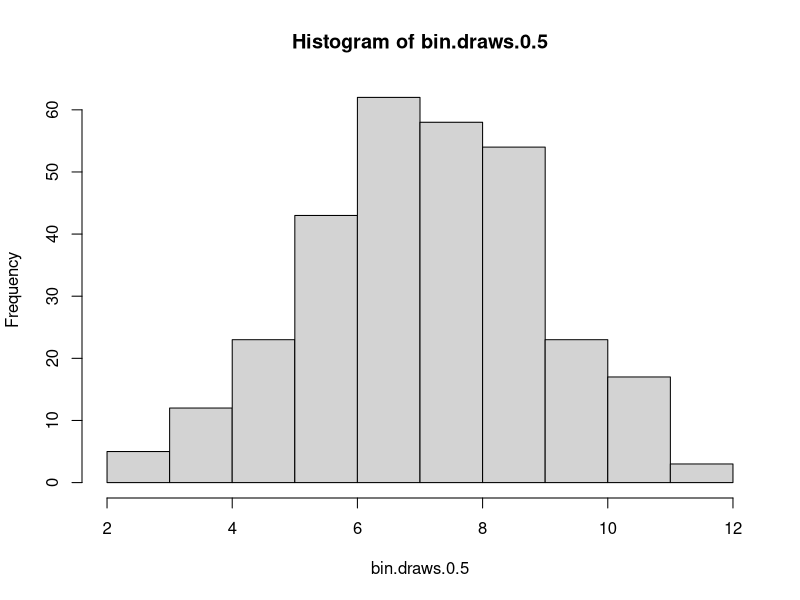
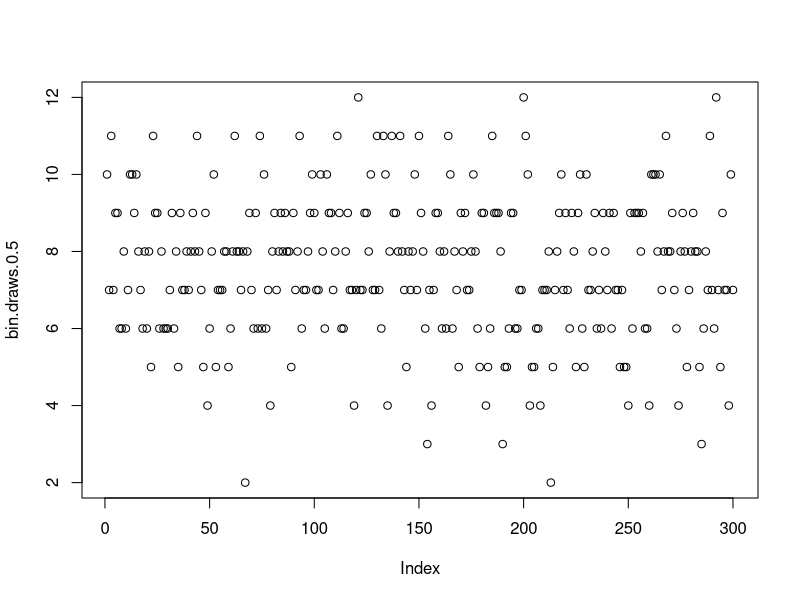
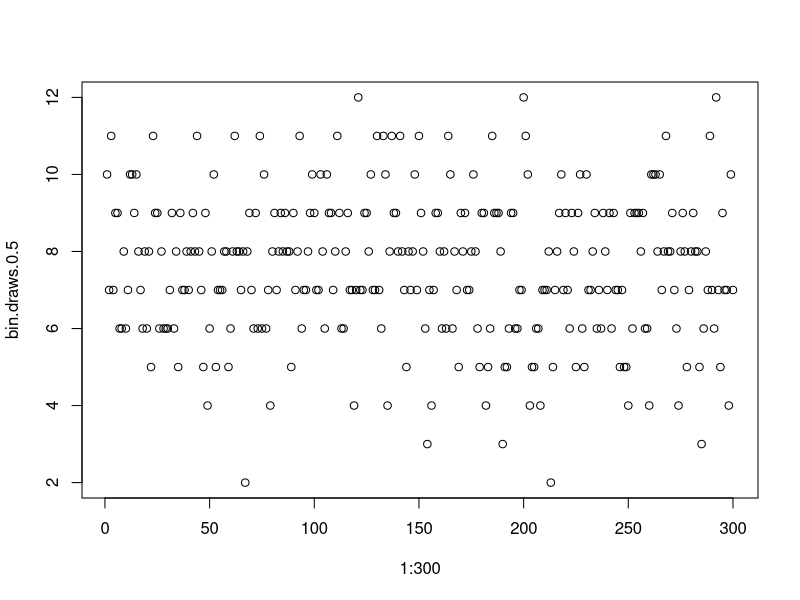
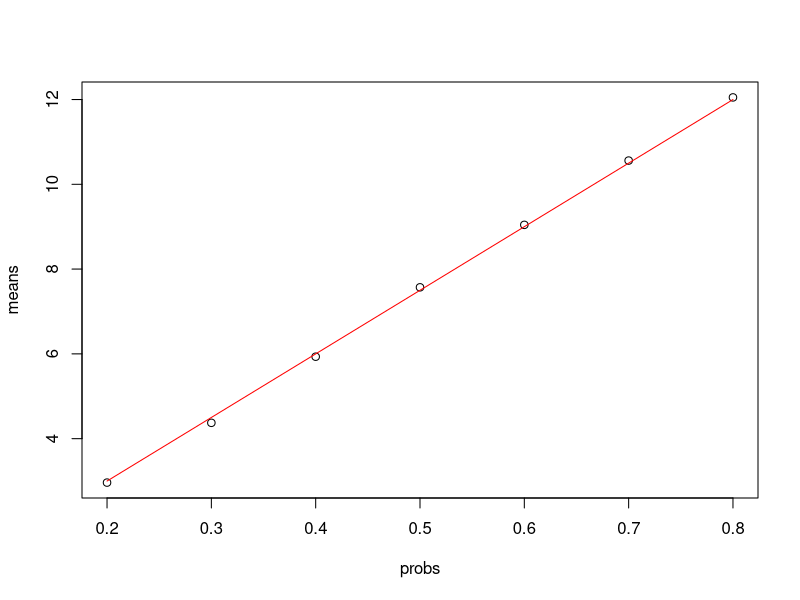
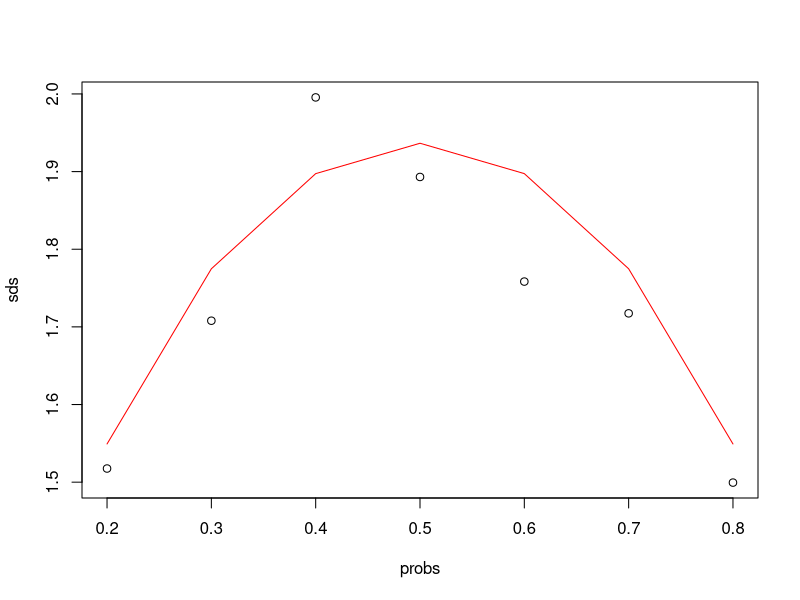
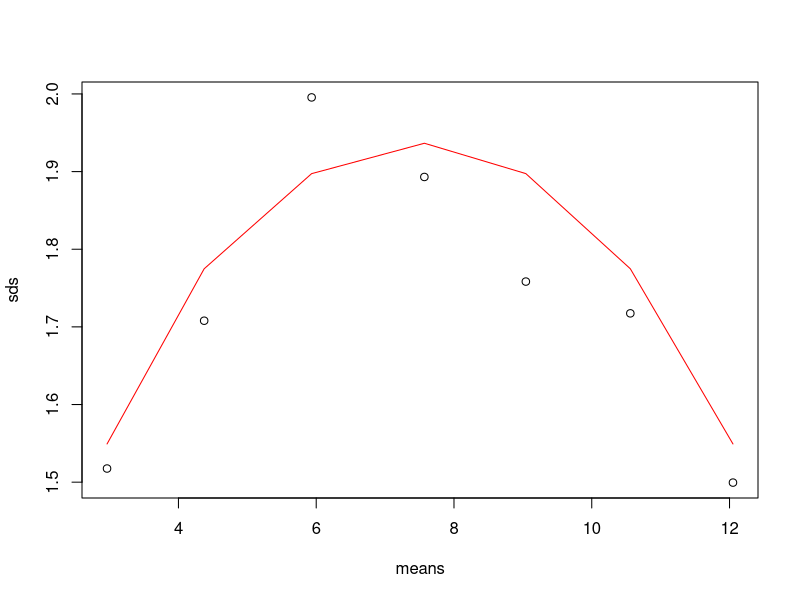
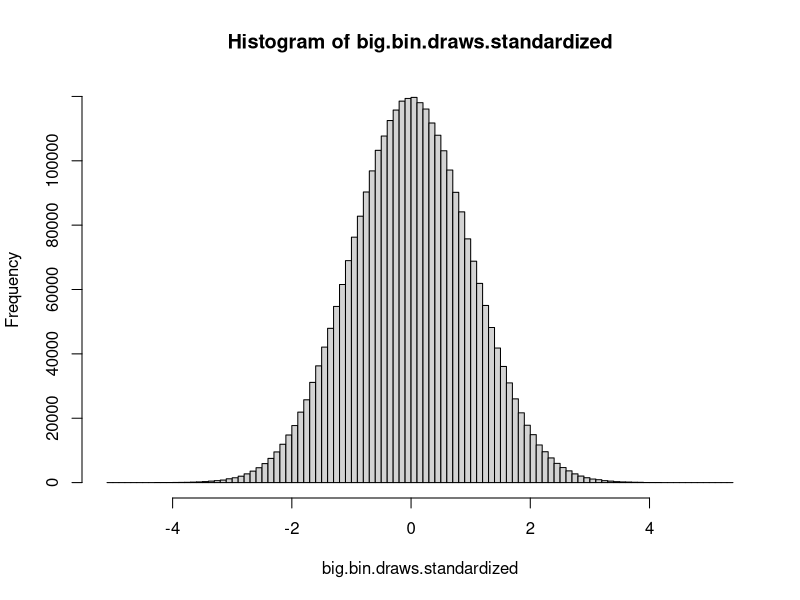

Generate these figures, in order, with R: (Note: this script raises an error after producing the figures.)
## ---- chunk 1
knitr::opts_chunk$set(cache=TRUE, autodep=TRUE, cache.comments=TRUE)
## ---- chunk 2
## For reproducibility --- don't change this!
set.seed(09262019)
## ---- chunk 3
bin.draws.0.5 <- rbinom(n=300, 15, 0.5)
bin.draws.0.5[1:25]
bin.draws.0.5[276:300]
## ---- chunk 4
bin.draws.0.5[1] + bin.draws.0.5[6]
bin.draws.0.5[2] > bin.draws.0.5[5]
which(bin.draws.0.5 == 3)
## ---- chunk 5
mean(bin.draws.0.5)
sd(bin.draws.0.5)
## ---- chunk 6
summary(bin.draws.0.5)
## ---- chunk 7
typeof(bin.draws.0.5)
bin.draws.0.5.char <- as.character(bin.draws.0.5)
typeof(bin.draws.0.5.char)
summary(bin.draws.0.5.char)
## ---- chunk 8
hist(bin.draws.0.5)
## ---- chunk 9
tabulate(bin.draws.0.5)
## ---- chunk 10
plot(bin.draws.0.5)
## ---- chunk 11
plot(1:300, bin.draws.0.5)
## ---- chunk 12
bin.draws.0.2 <- rbinom(n=300, 15, 0.2)
mean(bin.draws.0.2)
sd(bin.draws.0.2)
bin.draws.0.3 <- rbinom(n=300, 15, 0.3)
mean(bin.draws.0.3)
sd(bin.draws.0.3)
bin.draws.0.4 <- rbinom(n=300, 15, 0.4)
mean(bin.draws.0.4)
sd(bin.draws.0.4)
bin.draws.0.6 <- rbinom(n=300, 15, 0.6)
mean(bin.draws.0.6)
sd(bin.draws.0.6)
bin.draws.0.7 <- rbinom(n=300, 15, 0.7)
mean(bin.draws.0.7)
sd(bin.draws.0.7)
bin.draws.0.8 <- rbinom(n=300, 15, 0.8)
mean(bin.draws.0.8)
sd(bin.draws.0.8)
## ---- chunk 13
means <- c(mean(bin.draws.0.2), mean(bin.draws.0.3), mean(bin.draws.0.4), mean(bin.draws.0.5), mean(bin.draws.0.6), mean(bin.draws.0.7), mean(bin.draws.0.8))
sds <- c(sd(bin.draws.0.2), sd(bin.draws.0.3), sd(bin.draws.0.4), sd(bin.draws.0.5), sd(bin.draws.0.6), sd(bin.draws.0.7), sd(bin.draws.0.8))
## ---- chunk 14
probs <- c()
for(i in 2:8){
  probs <- c(probs, i/10)
}

mean_line <- probs * 15
sd_line <- c()
for(i in 2:8){
  sd_line <- c(sd_line, sqrt(15 * (i/10) * (1-i/10)))
}

plot(probs, means)
lines(probs, mean_line, col="red")
plot(probs, sds)
lines(probs, sd_line, col="red")
plot(means, sds)
lines(means, sd_line, col="red")
## ---- chunk 15
bin.matrix <-  matrix(bin.draws.0.2)
bin.matrix <- cbind(bin.matrix, bin.draws.0.3)
bin.matrix <- cbind(bin.matrix, bin.draws.0.4)
bin.matrix <- cbind(bin.matrix, bin.draws.0.5)
bin.matrix <- cbind(bin.matrix, bin.draws.0.6)
bin.matrix <- cbind(bin.matrix, bin.draws.0.7)
bin.matrix <- cbind(bin.matrix, bin.draws.0.8)
colnames(bin.matrix) <- probs
## ---- chunk 16
bin.matrix[1:5,]
bin.matrix[66,5]
max(bin.matrix[,-1])
## ---- chunk 17
colMeans(bin.matrix)
## ---- chunk 18
means == colMeans(bin.matrix)
identical(means, colMeans(bin.matrix))
## ---- chunk 19
rowMeans(t(bin.matrix))
## ---- chunk 20
big.bin.draws <- rbinom(3*10^6, 10^6, 0.5)
mean(big.bin.draws)
sd(big.bin.draws)
## ---- chunk 21
big.bin.draws.standardized <- (big.bin.draws - mean(big.bin.draws))/sd(big.bin.draws)
mean(big.bin.draws.standardized)
sd(big.bin.draws.standardized)
## ---- chunk 22
hist(big.bin.draws.standardized, breaks=100)
## ---- chunk 23
sum((big.bin.draws.standardized>1.644854))/(3*10^6)
## ---- chunk 24
rn <- rnorm(3*10^6)
sum(rn>1.644854)/(3*10^6)
## ---- chunk 25
t1 <- Sys.time()
huge.bin.draws <- rbinom(100*10^6, 10*10^6, 50*10^-8)
t2 <- Sys.time()
t2-t1
## ---- chunk 26
t1 <- Sys.time()
mean(huge.bin.draws)
sd(huge.bin.draws)
t2 <- Sys.time()
t2-t1
## ---- chunk 27
t1 <- Sys.time()
median(huge.bin.draws)
t2 <- Sys.time()
t2-t1
## ---- chunk 28
t1 <- Sys.time()
exp(median(log(huge.bin.draws)))
t2 <- Sys.time()
t2-t1
## ---- chunk 29
hist(huge.bin.draws, breaks=100)
## ---- chunk 30
big.bin.draws.list <- as.list(big.bin.draws)
class(big.bin.draws.list)
length(big.bin.draws.list)
big.bin.draws.list[1159] == big.bin.draws[1159]
## ---- chunk 31
big.bin.draws.mean = mean(big.bin.draws)
big.bin.draws.sd = sd(big.bin.draws)
standardize = function(x) {
  return((x - big.bin.draws.mean) / big.bin.draws.sd)
}
big.bin.draws.list.standardized.slow = lapply(big.bin.draws.list, standardize)
## ---- chunk 32
object.size(big.bin.draws)
object.size(big.bin.draws.list)
